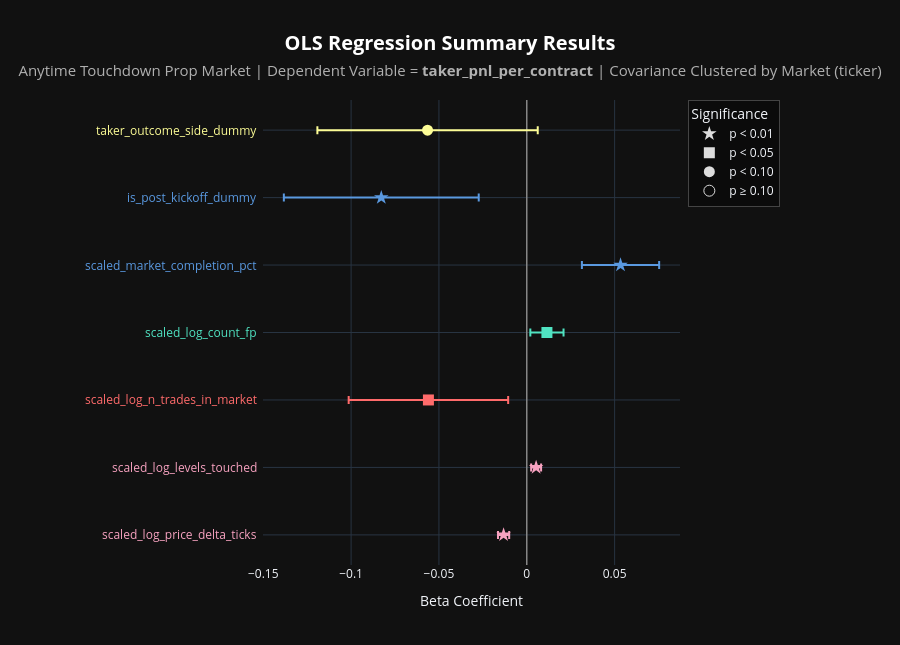

The code cell stored with this chart in its notebook:
### Code cell
# Regression Analysis: Taker PnL
# Note, hover for regression details

graph_regression(
    df           = anytime_td_df,
    graph_title  = "Anytime Touchdown",
    side         = 'taker',
    n_req_trades = 500,
    show_const   = False
)

### Figure 1 — Plotly figure (JSON) as saved in the notebook; plotly's stock layout.template omitted (floating-point values rounded to 4 significant figures)
{"data": [{"customdata": [[4.941e-16, 0.001626, -8.113, 3.004e-48, 0.0009036, -14.6, 1.799, -0.01638, -0.01]], "error_x": {"array": [0.003187], "color": "#F7A2C0", "type": "data", "visible": true}, "hovertemplate": "<b>Independent Variable:</b> %{y}<br><b>Beta:</b> %{x:.4f}<br><b>95% CI:</b> [%{customdata[7]:.4f}, %{customdata[8]:.4f}]<br><br><b>Clustered (by ticker):</b><br>p-value: %{customdata[0]:.4f}<br>Std Error: %{customdata[1]:.4f}<br>t-statistic: %{customdata[2]:.2f}<br><br><b>Naive (non-clustered):</b><br>p-value: %{customdata[3]:.4f}<br>Std Error: %{customdata[4]:.4f}<br>t-statistic: %{customdata[5]:.2f}<br><br><b>SE inflation (clustered / naive):</b> %{customdata[6]:.2f}x<extra></extra>", "marker": {"color": "#F7A2C0", "size": 11, "symbol": "star"}, "mode": "markers", "showlegend": false, "type": "scatter", "x": [-0.01319], "y": ["scaled_log_price_delta_ticks"]}, {"customdata": [[0.0002241, 0.001444, 3.69, 4.885e-09, 0.0009104, 5.851, 1.586, 0.002497, 0.008157]], "error_x": {"array": [0.00283], "color": "#F7A2C0", "type": "data", "visible": true}, "hovertemplate": "<b>Independent Variable:</b> %{y}<br><b>Beta:</b> %{x:.4f}<br><b>95% CI:</b> [%{customdata[7]:.4f}, %{customdata[8]:.4f}]<br><br><b>Clustered (by ticker):</b><br>p-value: %{customdata[0]:.4f}<br>Std Error: %{customdata[1]:.4f}<br>t-statistic: %{customdata[2]:.2f}<br><br><b>Naive (non-clustered):</b><br>p-value: %{customdata[3]:.4f}<br>Std Error: %{customdata[4]:.4f}<br>t-statistic: %{customdata[5]:.2f}<br><br><b>SE inflation (clustered / naive):</b> %{customdata[6]:.2f}x<extra></extra>", "marker": {"color": "#F7A2C0", "size": 11, "symbol": "star"}, "mode": "markers", "showlegend": false, "type": "scatter", "x": [0.005327], "y": ["scaled_log_levels_touched"]}, {"customdata": [[0.01561, 0.02315, -2.418, 0, 0.0004317, -129.7, 53.62, -0.1014, -0.01059]], "error_x": {"array": [0.04539], "color": "#FF6B6B", "type": "data", "visible": true}, "hovertemplate": "<b>Independent Variable:</b> %{y}<br><b>Beta:</b> %{x:.4f}<br><b>95% CI:</b> [%{customdata[7]:.4f}, %{customdata[8]:.4f}]<br><br><b>Clustered (by ticker):</b><br>p-value: %{customdata[0]:.4f}<br>Std Error: %{customdata[1]:.4f}<br>t-statistic: %{customdata[2]:.2f}<br><br><b>Naive (non-clustered):</b><br>p-value: %{customdata[3]:.4f}<br>Std Error: %{customdata[4]:.4f}<br>t-statistic: %{customdata[5]:.2f}<br><br><b>SE inflation (clustered / naive):</b> %{customdata[6]:.2f}x<extra></extra>", "marker": {"color": "#FF6B6B", "size": 11, "symbol": "square"}, "mode": "markers", "showlegend": false, "type": "scatter", "x": [-0.05598], "y": ["scaled_log_n_trades_in_market"]}, {"customdata": [[0.01722, 0.00482, 2.382, 4.095e-151, 0.0004384, 26.19, 10.99, 0.002032, 0.02093]], "error_x": {"array": [0.009449], "color": "#50E3C2", "type": "data", "visible": true}, "hovertemplate": "<b>Independent Variable:</b> %{y}<br><b>Beta:</b> %{x:.4f}<br><b>95% CI:</b> [%{customdata[7]:.4f}, %{customdata[8]:.4f}]<br><br><b>Clustered (by ticker):</b><br>p-value: %{customdata[0]:.4f}<br>Std Error: %{customdata[1]:.4f}<br>t-statistic: %{customdata[2]:.2f}<br><br><b>Naive (non-clustered):</b><br>p-value: %{customdata[3]:.4f}<br>Std Error: %{customdata[4]:.4f}<br>t-statistic: %{customdata[5]:.2f}<br><br><b>SE inflation (clustered / naive):</b> %{customdata[6]:.2f}x<extra></extra>", "marker": {"color": "#50E3C2", "size": 11, "symbol": "square"}, "mode": "markers", "showlegend": false, "type": "scatter", "x": [0.01148], "y": ["scaled_log_count_fp"]}, {"customdata": [[1.94e-06, 0.01121, 4.76, 0, 0.000689, 77.47, 16.28, 0.03139, 0.07536]], "error_x": {"array": [0.02198], "color": "#5A99E0", "type": "data", "visible": true}, "hovertemplate": "<b>Independent Variable:</b> %{y}<br><b>Beta:</b> %{x:.4f}<br><b>95% CI:</b> [%{customdata[7]:.4f}, %{customdata[8]:.4f}]<br><br><b>Clustered (by ticker):</b><br>p-value: %{customdata[0]:.4f}<br>Std Error: %{customdata[1]:.4f}<br>t-statistic: %{customdata[2]:.2f}<br><br><b>Naive (non-clustered):</b><br>p-value: %{customdata[3]:.4f}<br>Std Error: %{customdata[4]:.4f}<br>t-statistic: %{customdata[5]:.2f}<br><br><b>SE inflation (clustered / naive):</b> %{customdata[6]:.2f}x<extra></extra>", "marker": {"color": "#5A99E0", "size": 11, "symbol": "star"}, "mode": "markers", "showlegend": false, "type": "scatter", "x": [0.05337], "y": ["scaled_market_completion_pct"]}, {"customdata": [[0.003425, 0.02829, -2.927, 0, 0.001374, -60.28, 20.6, -0.1383, -0.02734]], "error_x": {"array": [0.05546], "color": "#5A99E0", "type": "data", "visible": true}, "hovertemplate": "<b>Independent Variable:</b> %{y}<br><b>Beta:</b> %{x:.4f}<br><b>95% CI:</b> [%{customdata[7]:.4f}, %{customdata[8]:.4f}]<br><br><b>Clustered (by ticker):</b><br>p-value: %{customdata[0]:.4f}<br>Std Error: %{customdata[1]:.4f}<br>t-statistic: %{customdata[2]:.2f}<br><br><b>Naive (non-clustered):</b><br>p-value: %{customdata[3]:.4f}<br>Std Error: %{customdata[4]:.4f}<br>t-statistic: %{customdata[5]:.2f}<br><br><b>SE inflation (clustered / naive):</b> %{customdata[6]:.2f}x<extra></extra>", "marker": {"color": "#5A99E0", "size": 11, "symbol": "star"}, "mode": "markers", "showlegend": false, "type": "scatter", "x": [-0.0828], "y": ["is_post_kickoff_dummy"]}, {"customdata": [[0.07755, 0.03199, -1.765, 0, 0.001422, -39.71, 22.5, -0.1192, 0.00625]], "error_x": {"array": [0.06272], "color": "#FDFD96", "type": "data", "visible": true}, "hovertemplate": "<b>Independent Variable:</b> %{y}<br><b>Beta:</b> %{x:.4f}<br><b>95% CI:</b> [%{customdata[7]:.4f}, %{customdata[8]:.4f}]<br><br><b>Clustered (by ticker):</b><br>p-value: %{customdata[0]:.4f}<br>Std Error: %{customdata[1]:.4f}<br>t-statistic: %{customdata[2]:.2f}<br><br><b>Naive (non-clustered):</b><br>p-value: %{customdata[3]:.4f}<br>Std Error: %{customdata[4]:.4f}<br>t-statistic: %{customdata[5]:.2f}<br><br><b>SE inflation (clustered / naive):</b> %{customdata[6]:.2f}x<extra></extra>", "marker": {"color": "#FDFD96", "size": 11, "symbol": "circle"}, "mode": "markers", "showlegend": false, "type": "scatter", "x": [-0.05647], "y": ["taker_outcome_side_dummy"]}, {"hoverinfo": "skip", "marker": {"color": "#dddddd", "size": 11, "symbol": "star"}, "mode": "markers", "name": "p < 0.01", "showlegend": true, "type": "scatter", "x": [null], "y": [null]}, {"hoverinfo": "skip", "marker": {"color": "#dddddd", "size": 11, "symbol": "square"}, "mode": "markers", "name": "p < 0.05", "showlegend": true, "type": "scatter", "x": [null], "y": [null]}, {"hoverinfo": "skip", "marker": {"color": "#dddddd", "size": 11, "symbol": "circle"}, "mode": "markers", "name": "p < 0.10", "showlegend": true, "type": "scatter", "x": [null], "y": [null]}, {"hoverinfo": "skip", "marker": {"color": "#dddddd", "size": 11, "symbol": "circle-open"}, "mode": "markers", "name": "p ≥ 0.10", "showlegend": true, "type": "scatter", "x": [null], "y": [null]}], "layout": {"annotations": [{"font": {"color": "#F7A2C0", "size": 12}, "showarrow": false, "text": "scaled_log_price_delta_ticks", "x": -0.01, "xanchor": "right", "xref": "paper", "y": "scaled_log_price_delta_ticks", "yanchor": "middle", "yref": "y"}, {"font": {"color": "#F7A2C0", "size": 12}, "showarrow": false, "text": "scaled_log_levels_touched", "x": -0.01, "xanchor": "right", "xref": "paper", "y": "scaled_log_levels_touched", "yanchor": "middle", "yref": "y"}, {"font": {"color": "#FF6B6B", "size": 12}, "showarrow": false, "text": "scaled_log_n_trades_in_market", "x": -0.01, "xanchor": "right", "xref": "paper", "y": "scaled_log_n_trades_in_market", "yanchor": "middle", "yref": "y"}, {"font": {"color": "#50E3C2", "size": 12}, "showarrow": false, "text": "scaled_log_count_fp", "x": -0.01, "xanchor": "right", "xref": "paper", "y": "scaled_log_count_fp", "yanchor": "middle", "yref": "y"}, {"font": {"color": "#5A99E0", "size": 12}, "showarrow": false, "text": "scaled_market_completion_pct", "x": -0.01, "xanchor": "right", "xref": "paper", "y": "scaled_market_completion_pct", "yanchor": "middle", "yref": "y"}, {"font": {"color": "#5A99E0", "size": 12}, "showarrow": false, "text": "is_post_kickoff_dummy", "x": -0.01, "xanchor": "right", "xref": "paper", "y": "is_post_kickoff_dummy", "yanchor": "middle", "yref": "y"}, {"font": {"color": "#FDFD96", "size": 12}, "showarrow": false, "text": "taker_outcome_side_dummy", "x": -0.01, "xanchor": "right", "xref": "paper", "y": "taker_outcome_side_dummy", "yanchor": "middle", "yref": "y"}], "height": 645, "legend": {"bgcolor": "rgba(0,0,0,0.35)", "bordercolor": "#444444", "borderwidth": 1, "title": {"text": "Significance"}, "x": 1.02, "xanchor": "left", "y": 1, "yanchor": "top"}, "margin": {"l": 263, "r": 220}, "paper_bgcolor": "#111111", "plot_bgcolor": "#111111", "title": {"font": {"color": "#ffffff", "size": 20}, "text": "<b>OLS Regression Summary Results</b><br><span style='font-size: 15px; color: #b0b0b0;'>Anytime Touchdown Prop Market | Dependent Variable = <b>taker_pnl_per_contract</b> | Covariance Clustered by Market (ticker)</span>", "x": 0.5, "xanchor": "center"}, "xaxis": {"title": {"text": "Beta Coefficient"}, "zeroline": true, "zerolinecolor": "#888888", "zerolinewidth": 1.5}, "yaxis": {"showticklabels": false, "title": {}}}}
